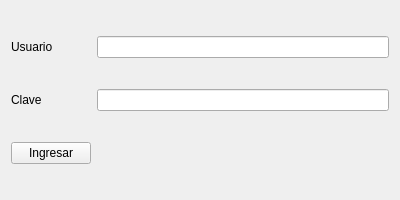
<?xml version="1.0" encoding="UTF-8"?>
<ui version="4.0">
 <class>Login</class>
 <widget class="QWidget" name="Login">
  <property name="geometry">
   <rect>
    <x>0</x>
    <y>0</y>
    <width>400</width>
    <height>200</height>
   </rect>
  </property>
  <property name="windowTitle">
   <string>Form</string>
  </property>
  <layout class="QGridLayout" name="gridLayout">
   <item row="0" column="0">
    <widget class="QLabel" name="label">
     <property name="text">
      <string>Usuario</string>
     </property>
    </widget>
   </item>
   <item row="0" column="1">
    <widget class="QLineEdit" name="leUsuario"/>
   </item>
   <item row="1" column="0">
    <widget class="QLabel" name="label_2">
     <property name="text">
      <string>Clave</string>
     </property>
    </widget>
   </item>
   <item row="1" column="1">
    <widget class="QLineEdit" name="leClave"/>
   </item>
   <item row="2" column="0">
    <widget class="QPushButton" name="pbIngresar">
     <property name="text">
      <string>Ingresar</string>
     </property>
    </widget>
   </item>
  </layout>
 </widget>
 <resources/>
 <connections/>
</ui>
